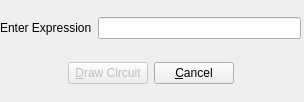
<?xml version="1.0" encoding="UTF-8"?>
<ui version="4.0">
 <class>Dialog</class>
 <widget class="QDialog" name="Dialog">
  <property name="geometry">
   <rect>
    <x>0</x>
    <y>0</y>
    <width>304</width>
    <height>102</height>
   </rect>
  </property>
  <property name="windowTitle">
   <string>ReadExpression</string>
  </property>
  <widget class="QWidget" name="layoutWidget">
   <property name="geometry">
    <rect>
     <x>0</x>
     <y>0</y>
     <width>301</width>
     <height>101</height>
    </rect>
   </property>
   <layout class="QVBoxLayout" name="verticalLayout">
    <item>
     <layout class="QHBoxLayout" name="horizontalLayout_2">
      <item>
       <widget class="QLabel" name="label">
        <property name="text">
         <string>Enter Expression</string>
        </property>
        <property name="buddy">
         <cstring>EnterExpression</cstring>
        </property>
       </widget>
      </item>
      <item>
       <widget class="QLineEdit" name="EnterExpression">
        <property name="text">
         <string/>
        </property>
       </widget>
      </item>
     </layout>
    </item>
    <item>
     <layout class="QHBoxLayout" name="horizontalLayout">
      <item>
       <spacer name="horizontalSpacer">
        <property name="orientation">
         <enum>Qt::Horizontal</enum>
        </property>
        <property name="sizeHint" stdset="0">
         <size>
          <width>40</width>
          <height>20</height>
         </size>
        </property>
       </spacer>
      </item>
      <item>
       <widget class="QPushButton" name="acceptButton">
        <property name="enabled">
         <bool>false</bool>
        </property>
        <property name="text">
         <string>&amp;Draw Circuit</string>
        </property>
       </widget>
      </item>
      <item>
       <widget class="QPushButton" name="cancelButton">
        <property name="text">
         <string>&amp;Cancel</string>
        </property>
       </widget>
      </item>
      <item>
       <spacer name="horizontalSpacer_2">
        <property name="orientation">
         <enum>Qt::Horizontal</enum>
        </property>
        <property name="sizeHint" stdset="0">
         <size>
          <width>40</width>
          <height>20</height>
         </size>
        </property>
       </spacer>
      </item>
     </layout>
    </item>
   </layout>
  </widget>
 </widget>
 <resources/>
 <connections/>
</ui>
